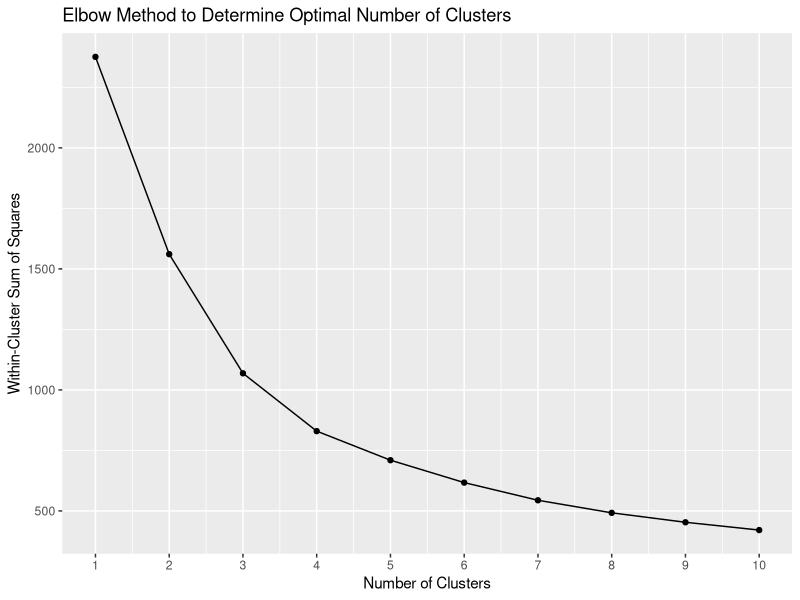
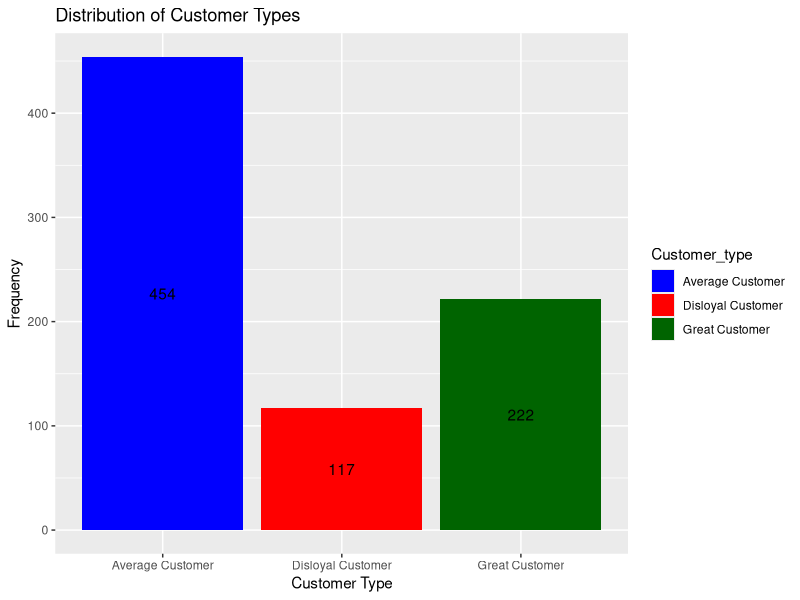

Generate these figures, in order, with R:
## ---- chunk 1
knitr::opts_chunk$set(echo = TRUE)
## ---- chunk 2
# Load tidyverse for data manipulation and ggplot2 for plotting
library(tidyverse)

# Load readxl for reading Excel files
library(readxl)

## ---- chunk 3
# Load the sample_superstore data set downloaded from Tableau Public
suppressWarnings({
  df <- read_excel("sample_superstore.xls")
})


## ---- chunk 4
# Check for any missing values in the data
sum(is.na(df))

## ---- chunk 5
# Examine the structure of the dataset
str(df)

## ---- chunk 6
# Identify the latest date in the dataset
max(df$`Order Date`)

## ---- chunk 7
# Calculate recency for each customer
reference_date <- as.Date(max(df$"Order Date")) + 1

recency_df <- df %>%
  group_by(`Customer ID`) %>%
  summarise(Recency = as.numeric(difftime(reference_date, max(`Order Date`), units="days"))) %>%
  arrange(Recency)

tail(recency_df)

## ---- chunk 8
# Calculate the frequency of purchases for each customer
frequency_df <- df %>%
  group_by(`Customer ID`) %>%
  summarise(Frequency = n()) %>%
  arrange(desc(Frequency))

## ---- chunk 9
# Calculate the monetary value (based on Sales) for each customer
monetary_df <- df %>%
  group_by(`Customer ID`) %>%
  summarise(Monetary = sum(Sales))

## ---- chunk 10
# Combine Recency, Frequency, and Monetary metrics into one RFM DataFrame
rfm_df <- recency_df %>%
  inner_join(frequency_df, by = "Customer ID") %>%
  inner_join(monetary_df, by = "Customer ID")

# Standardize the metrics for further clustering
scaled_rfm <- as.data.frame(scale(rfm_df[, c('Recency', 'Frequency', 'Monetary')]))
scaled_rfm_with_ID <- data.frame("Customer ID" = rfm_df$`Customer ID`, scaled_rfm)

head(scaled_rfm_with_ID)

## ---- chunk 11
# Use the elbow method to identify the optimal number of clusters
set.seed(12)
wss <- numeric()

for (i in 1:10){
  kmeans_model <- kmeans(scaled_rfm_with_ID[,-1], centers = i, nstart = 20)
  wss[i] <- kmeans_model$tot.withinss
}

## ---- chunk 12
# Plot the elbow graph to determine the optimal number of clusters
ggplot(data.frame(Clusters = 1:10, WSS = wss), aes(x = Clusters, y = WSS)) +
  geom_point() +
  geom_line() +
  ggtitle("Elbow Method to Determine Optimal Number of Clusters") +
  xlab("Number of Clusters") +
  ylab("Within-Cluster Sum of Squares") +
  scale_x_continuous(breaks = seq(1, 10, by = 1))

## ---- chunk 13
# Run K-means clustering algorithm with the optimal number of clusters (3)
set.seed(12)
kmeans_model <- kmeans(scaled_rfm_with_ID[,-1], centers = 3, nstart = 20)

# Add the cluster labels to the original RFM DataFrame
rfm_df[, "Cluster"] <- kmeans_model$cluster

## ---- chunk 14
# Calculate the average Recency, Frequency, and Monetary value for each cluster
group_rfm_df <- rfm_df %>% 
  group_by(Cluster) %>% 
  summarise(
    Recency = mean(Recency),
    Frequency = mean(Frequency),
    Monetary = mean(Monetary)
  )

group_rfm_df

## ---- chunk 15
# Label customer types based on their cluster
rfm_df_labeled <- rfm_df %>% 
  mutate(
    Customer_type = case_when(Cluster == 1 ~ "Great Customer",
                              Cluster == 2 ~ "Disloyal Customer",
                              TRUE ~ "Average Customer")
  )

head(filter(rfm_df_labeled, Cluster == 2))

## ---- chunk 16
# Bar plot to show the distribution of customer types
ggplot(rfm_df_labeled, aes(x = Customer_type, fill = Customer_type)) +
  geom_bar() +
  geom_text(
    aes(label = ..count..),
    stat = 'count',
    position = position_stack(vjust = 0.5)
  ) +
  ggtitle("Distribution of Customer Types") +
  xlab("Customer Type") +
  ylab("Frequency") +
  scale_fill_manual(values = c("Great Customer" = "dark green", "Average Customer" = "blue", "Disloyal Customer" = "red"))

